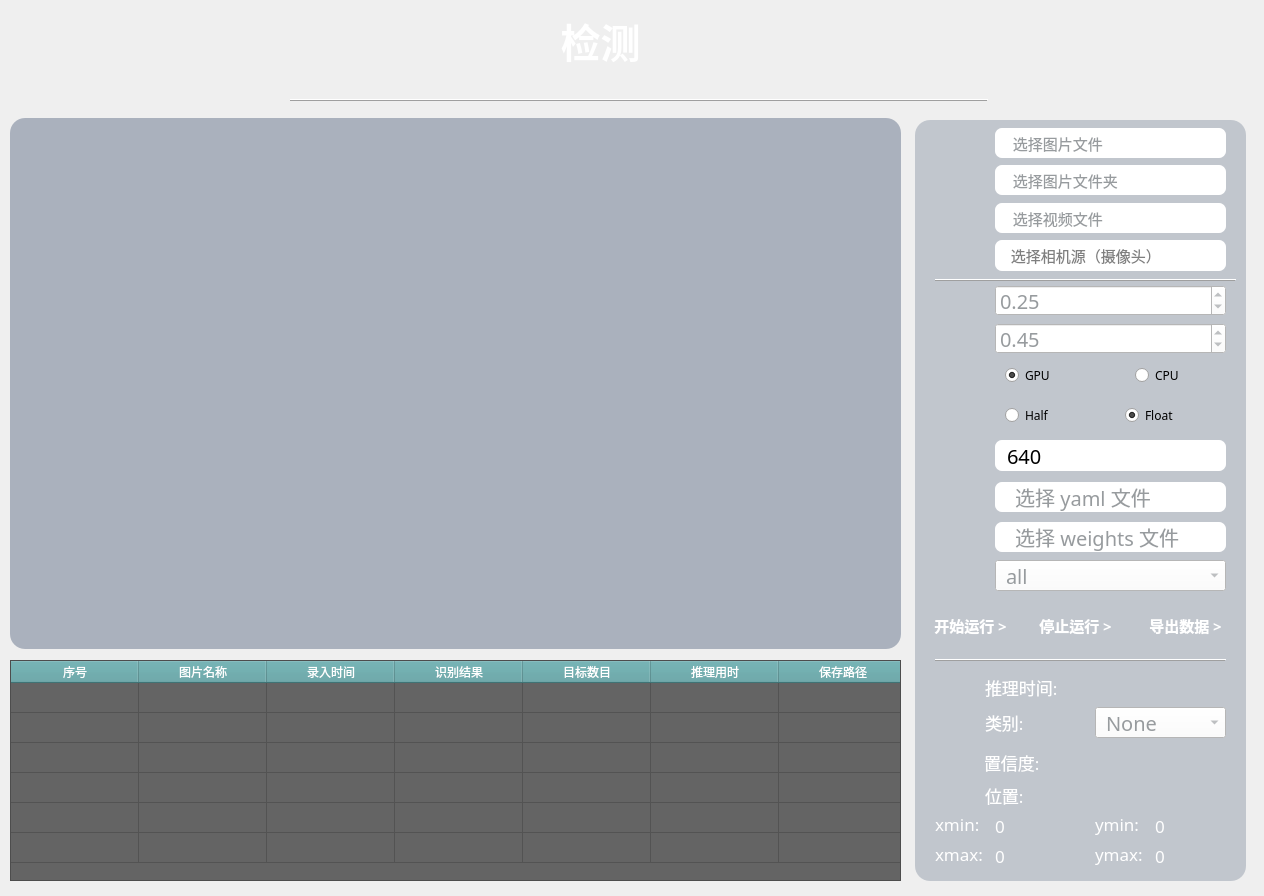
<?xml version="1.0" encoding="UTF-8"?>
<ui version="4.0">
 <class>MainWindow</class>
 <widget class="QMainWindow" name="MainWindow">
  <property name="windowModality">
   <enum>Qt::NonModal</enum>
  </property>
  <property name="enabled">
   <bool>true</bool>
  </property>
  <property name="geometry">
   <rect>
    <x>0</x>
    <y>0</y>
    <width>1264</width>
    <height>896</height>
   </rect>
  </property>
  <property name="maximumSize">
   <size>
    <width>1264</width>
    <height>896</height>
   </size>
  </property>
  <property name="font">
   <font>
    <family>Maple Mono CN</family>
   </font>
  </property>
  <property name="contextMenuPolicy">
   <enum>Qt::DefaultContextMenu</enum>
  </property>
  <property name="windowTitle">
   <string>YOLO飞机检测</string>
  </property>
  <property name="windowIcon">
   <iconset>
    <normaloff>:/backgroung/app.png</normaloff>:/backgroung/app.png</iconset>
  </property>
  <property name="autoFillBackground">
   <bool>false</bool>
  </property>
  <property name="styleSheet">
   <string notr="true"/>
  </property>
  <property name="locale">
   <locale language="Chinese" country="China"/>
  </property>
  <property name="setWindowFlags" stdset="0">
   <string>QtCore.Qt.FramelessWindowHint</string>
  </property>
  <property name="setAttribute" stdset="0">
   <string>QtCore.Qt.WA_TranslucentBackground</string>
  </property>
  <widget class="QWidget" name="centralwidget">
   <property name="font">
    <font>
     <family>Maple Mono CN</family>
    </font>
   </property>
   <widget class="QLabel" name="label_2">
    <property name="geometry">
     <rect>
      <x>120</x>
      <y>10</y>
      <width>961</width>
      <height>61</height>
     </rect>
    </property>
    <property name="minimumSize">
     <size>
      <width>0</width>
      <height>0</height>
     </size>
    </property>
    <property name="maximumSize">
     <size>
      <width>10000</width>
      <height>10000</height>
     </size>
    </property>
    <property name="font">
     <font>
      <family>Maple Mono CN</family>
      <pointsize>30</pointsize>
      <weight>75</weight>
      <italic>false</italic>
      <bold>true</bold>
     </font>
    </property>
    <property name="styleSheet">
     <string notr="true">color: rgb(255, 255, 255);</string>
    </property>
    <property name="text">
     <string>检测</string>
    </property>
    <property name="alignment">
     <set>Qt::AlignCenter</set>
    </property>
   </widget>
   <widget class="QFrame" name="frame">
    <property name="geometry">
     <rect>
      <x>290</x>
      <y>90</y>
      <width>698</width>
      <height>20</height>
     </rect>
    </property>
    <property name="font">
     <font>
      <family>Maple Mono Cn</family>
      <pointsize>9</pointsize>
     </font>
    </property>
    <property name="acceptDrops">
     <bool>true</bool>
    </property>
    <property name="toolTipDuration">
     <number>-2</number>
    </property>
    <property name="frameShape">
     <enum>QFrame::HLine</enum>
    </property>
    <property name="frameShadow">
     <enum>QFrame::Raised</enum>
    </property>
    <property name="lineWidth">
     <number>1</number>
    </property>
   </widget>
   <widget class="QLabel" name="label_img">
    <property name="geometry">
     <rect>
      <x>10</x>
      <y>118</y>
      <width>891</width>
      <height>531</height>
     </rect>
    </property>
    <property name="styleSheet">
     <string notr="true">background-color: rgba(122, 135, 154, 150);
border-radius: 15px;
</string>
    </property>
    <property name="text">
     <string/>
    </property>
    <property name="pixmap">
     <pixmap>C:/Users/lichuan/.designer/backup/icon/zhutu2.png</pixmap>
    </property>
    <property name="alignment">
     <set>Qt::AlignCenter</set>
    </property>
    <property name="wordWrap">
     <bool>false</bool>
    </property>
    <property name="margin">
     <number>0</number>
    </property>
    <property name="indent">
     <number>-1</number>
    </property>
    <property name="openExternalLinks">
     <bool>false</bool>
    </property>
   </widget>
   <widget class="QLabel" name="label_17">
    <property name="geometry">
     <rect>
      <x>945</x>
      <y>780</y>
      <width>30</width>
      <height>30</height>
     </rect>
    </property>
    <property name="styleSheet">
     <string notr="true"/>
    </property>
    <property name="text">
     <string/>
    </property>
    <property name="pixmap">
     <pixmap>C:/Users/lichuan/.designer/backup/icon/weizhi.png</pixmap>
    </property>
    <property name="alignment">
     <set>Qt::AlignCenter</set>
    </property>
   </widget>
   <widget class="QLabel" name="label_9">
    <property name="geometry">
     <rect>
      <x>985</x>
      <y>780</y>
      <width>71</width>
      <height>31</height>
     </rect>
    </property>
    <property name="font">
     <font>
      <family>Maple Mono Cn</family>
      <pointsize>13</pointsize>
     </font>
    </property>
    <property name="styleSheet">
     <string notr="true">color: rgb(255, 255, 255);</string>
    </property>
    <property name="text">
     <string>位置:</string>
    </property>
   </widget>
   <widget class="QLabel" name="label_xmin">
    <property name="geometry">
     <rect>
      <x>935</x>
      <y>810</y>
      <width>61</width>
      <height>27</height>
     </rect>
    </property>
    <property name="font">
     <font>
      <family>Maple Mono Cn</family>
      <pointsize>13</pointsize>
     </font>
    </property>
    <property name="styleSheet">
     <string notr="true">color: rgb(255, 255, 255);</string>
    </property>
    <property name="text">
     <string>xmin: </string>
    </property>
   </widget>
   <widget class="QLabel" name="label_19">
    <property name="geometry">
     <rect>
      <x>1095</x>
      <y>810</y>
      <width>61</width>
      <height>27</height>
     </rect>
    </property>
    <property name="font">
     <font>
      <family>Maple Mono Cn</family>
      <pointsize>13</pointsize>
     </font>
    </property>
    <property name="styleSheet">
     <string notr="true">color: rgb(255, 255, 255);</string>
    </property>
    <property name="text">
     <string>ymin:</string>
    </property>
   </widget>
   <widget class="QLabel" name="label_20">
    <property name="geometry">
     <rect>
      <x>935</x>
      <y>840</y>
      <width>61</width>
      <height>27</height>
     </rect>
    </property>
    <property name="font">
     <font>
      <family>Maple Mono Cn</family>
      <pointsize>13</pointsize>
     </font>
    </property>
    <property name="styleSheet">
     <string notr="true">color: rgb(255, 255, 255);</string>
    </property>
    <property name="text">
     <string>xmax:</string>
    </property>
   </widget>
   <widget class="QLabel" name="label_21">
    <property name="geometry">
     <rect>
      <x>1095</x>
      <y>840</y>
      <width>61</width>
      <height>27</height>
     </rect>
    </property>
    <property name="font">
     <font>
      <family>Maple Mono Cn</family>
      <pointsize>13</pointsize>
     </font>
    </property>
    <property name="styleSheet">
     <string notr="true">color: rgb(255, 255, 255);</string>
    </property>
    <property name="text">
     <string>ymax:</string>
    </property>
   </widget>
   <widget class="QLabel" name="label_23">
    <property name="geometry">
     <rect>
      <x>1155</x>
      <y>227</y>
      <width>50</width>
      <height>27</height>
     </rect>
    </property>
    <property name="text">
     <string/>
    </property>
    <property name="pixmap">
     <pixmap>C:/Users/lichuan/.designer/backup/icon2/mubiaojiance.png</pixmap>
    </property>
    <property name="alignment">
     <set>Qt::AlignCenter</set>
    </property>
   </widget>
   <widget class="QLabel" name="label_24">
    <property name="geometry">
     <rect>
      <x>1165</x>
      <y>270</y>
      <width>30</width>
      <height>30</height>
     </rect>
    </property>
    <property name="text">
     <string/>
    </property>
    <property name="pixmap">
     <pixmap>C:/Users/lichuan/.designer/backup/icon2/mubiaogenzong.png</pixmap>
    </property>
    <property name="alignment">
     <set>Qt::AlignCenter</set>
    </property>
   </widget>
   <widget class="QFrame" name="frame_3">
    <property name="geometry">
     <rect>
      <x>935</x>
      <y>270</y>
      <width>301</width>
      <height>20</height>
     </rect>
    </property>
    <property name="font">
     <font>
      <family>Maple Mono Cn</family>
      <pointsize>9</pointsize>
     </font>
    </property>
    <property name="frameShape">
     <enum>QFrame::HLine</enum>
    </property>
    <property name="frameShadow">
     <enum>QFrame::Raised</enum>
    </property>
    <property name="lineWidth">
     <number>1</number>
    </property>
   </widget>
   <widget class="QFrame" name="frame_6">
    <property name="geometry">
     <rect>
      <x>935</x>
      <y>650</y>
      <width>291</width>
      <height>20</height>
     </rect>
    </property>
    <property name="font">
     <font>
      <family>Maple Mono Cn</family>
      <pointsize>2</pointsize>
     </font>
    </property>
    <property name="frameShape">
     <enum>QFrame::HLine</enum>
    </property>
    <property name="frameShadow">
     <enum>QFrame::Raised</enum>
    </property>
    <property name="lineWidth">
     <number>1</number>
    </property>
    <property name="midLineWidth">
     <number>0</number>
    </property>
   </widget>
   <widget class="QLabel" name="label_25">
    <property name="geometry">
     <rect>
      <x>945</x>
      <y>565</y>
      <width>31</width>
      <height>31</height>
     </rect>
    </property>
    <property name="styleSheet">
     <string notr="true"/>
    </property>
    <property name="text">
     <string/>
    </property>
    <property name="pixmap">
     <pixmap>C:/Users/lichuan/.designer/backup/icon/suoyoumubiao.png</pixmap>
    </property>
    <property name="alignment">
     <set>Qt::AlignCenter</set>
    </property>
   </widget>
   <widget class="QComboBox" name="comboBox">
    <property name="geometry">
     <rect>
      <x>995</x>
      <y>560</y>
      <width>231</width>
      <height>31</height>
     </rect>
    </property>
    <property name="styleSheet">
     <string notr="true">background-color: rgb(255, 255, 255);
color: rgb(151, 155, 158);
font-size: 20px;
padding-left: 10px;
</string>
    </property>
    <item>
     <property name="text">
      <string>all</string>
     </property>
    </item>
   </widget>
   <widget class="QPushButton" name="pushButton_start">
    <property name="geometry">
     <rect>
      <x>920</x>
      <y>610</y>
      <width>101</width>
      <height>31</height>
     </rect>
    </property>
    <property name="font">
     <font>
      <family>Maple Mono Cn</family>
      <pointsize>11</pointsize>
      <weight>75</weight>
      <bold>true</bold>
     </font>
    </property>
    <property name="styleSheet">
     <string notr="true">QPushButton {
    background-color: transparent;
    border-radius: 10px; /* 设置圆角半径为10像素 */
	color: rgb(255, 255, 255);
}

QPushButton:hover {
    background-color: rgb(88,161,164);
}



</string>
    </property>
    <property name="text">
     <string>开始运行 &gt;</string>
    </property>
   </widget>
   <widget class="QLabel" name="label_xmin_v">
    <property name="geometry">
     <rect>
      <x>995</x>
      <y>812</y>
      <width>91</width>
      <height>27</height>
     </rect>
    </property>
    <property name="font">
     <font>
      <family>Maple Mono Cn</family>
      <pointsize>13</pointsize>
     </font>
    </property>
    <property name="styleSheet">
     <string notr="true">color: rgb(255, 255, 255);</string>
    </property>
    <property name="text">
     <string>0</string>
    </property>
   </widget>
   <widget class="QLabel" name="label_xmax_v">
    <property name="geometry">
     <rect>
      <x>995</x>
      <y>842</y>
      <width>91</width>
      <height>27</height>
     </rect>
    </property>
    <property name="font">
     <font>
      <family>Maple Mono Cn</family>
      <pointsize>13</pointsize>
     </font>
    </property>
    <property name="styleSheet">
     <string notr="true">color: rgb(255, 255, 255);</string>
    </property>
    <property name="text">
     <string>0</string>
    </property>
   </widget>
   <widget class="QLabel" name="label_ymin_v">
    <property name="geometry">
     <rect>
      <x>1155</x>
      <y>812</y>
      <width>71</width>
      <height>27</height>
     </rect>
    </property>
    <property name="font">
     <font>
      <family>Maple Mono Cn</family>
      <pointsize>13</pointsize>
     </font>
    </property>
    <property name="styleSheet">
     <string notr="true">color: rgb(255, 255, 255);</string>
    </property>
    <property name="text">
     <string>0</string>
    </property>
   </widget>
   <widget class="QLabel" name="label_ymax_v">
    <property name="geometry">
     <rect>
      <x>1155</x>
      <y>842</y>
      <width>71</width>
      <height>27</height>
     </rect>
    </property>
    <property name="font">
     <font>
      <family>Maple Mono Cn</family>
      <pointsize>13</pointsize>
     </font>
    </property>
    <property name="styleSheet">
     <string notr="true">color: rgb(255, 255, 255);</string>
    </property>
    <property name="text">
     <string>0</string>
    </property>
   </widget>
   <widget class="QLabel" name="label_score">
    <property name="geometry">
     <rect>
      <x>1095</x>
      <y>747</y>
      <width>131</width>
      <height>31</height>
     </rect>
    </property>
    <property name="font">
     <font>
      <family>Maple Mono Cn</family>
      <pointsize>13</pointsize>
     </font>
    </property>
    <property name="styleSheet">
     <string notr="true">background-color: rgb(255, 255, 255);

border-radius: 7px;
padding-left: 10px;
color: rgb(151, 155, 158);

QLabel {
    padding-left: 10px; /* 设置左边距为10像素 */
}</string>
    </property>
    <property name="locale">
     <locale language="English" country="UnitedStates"/>
    </property>
    <property name="text">
     <string/>
    </property>
   </widget>
   <widget class="QLabel" name="label_img_path">
    <property name="geometry">
     <rect>
      <x>995</x>
      <y>128</y>
      <width>231</width>
      <height>30</height>
     </rect>
    </property>
    <property name="font">
     <font>
      <family>Maple Mono Cn</family>
      <pointsize>11</pointsize>
      <weight>50</weight>
      <bold>false</bold>
     </font>
    </property>
    <property name="toolTipDuration">
     <number>-1</number>
    </property>
    <property name="styleSheet">
     <string notr="true">background-color: rgb(255, 255, 255);
border-radius: 7px;
color: rgb(151, 155, 158);
padding-left: 10px; 
</string>
    </property>
    <property name="text">
     <string> 选择图片文件</string>
    </property>
    <property name="textFormat">
     <enum>Qt::AutoText</enum>
    </property>
   </widget>
   <widget class="QPushButton" name="pushButton_img">
    <property name="geometry">
     <rect>
      <x>935</x>
      <y>125</y>
      <width>41</width>
      <height>41</height>
     </rect>
    </property>
    <property name="styleSheet">
     <string notr="true">QPushButton {
    background-color: transparent;
    border-radius: 10px; /* 设置圆角半径为10像素 */
}

QPushButton:hover {
    background-color: rgb(98, 105, 111);
}

</string>
    </property>
    <property name="text">
     <string/>
    </property>
    <property name="icon">
     <iconset theme="dir.png">
      <normaloff>C:/Users/lichuan/.designer/backup</normaloff>C:/Users/lichuan/.designer/backup</iconset>
    </property>
    <property name="iconSize">
     <size>
      <width>40</width>
      <height>27</height>
     </size>
    </property>
   </widget>
   <widget class="QPushButton" name="pushButton_dir">
    <property name="geometry">
     <rect>
      <x>935</x>
      <y>165</y>
      <width>41</width>
      <height>41</height>
     </rect>
    </property>
    <property name="styleSheet">
     <string notr="true">QPushButton {
    background-color: transparent;
    border-radius: 10px; /* 设置圆角半径为10像素 */
}

QPushButton:hover {
    background-color: rgb(98, 105, 111);
}</string>
    </property>
    <property name="text">
     <string/>
    </property>
    <property name="icon">
     <iconset>
      <normaloff>C:/Users/lichuan/.designer/backup/icon/dir.png</normaloff>C:/Users/lichuan/.designer/backup/icon/dir.png</iconset>
    </property>
    <property name="iconSize">
     <size>
      <width>40</width>
      <height>27</height>
     </size>
    </property>
   </widget>
   <widget class="QLabel" name="label_dir_path">
    <property name="geometry">
     <rect>
      <x>995</x>
      <y>165</y>
      <width>231</width>
      <height>30</height>
     </rect>
    </property>
    <property name="font">
     <font>
      <family>Maple Mono Cn</family>
      <pointsize>11</pointsize>
      <weight>50</weight>
      <bold>false</bold>
     </font>
    </property>
    <property name="toolTipDuration">
     <number>-1</number>
    </property>
    <property name="styleSheet">
     <string notr="true">background-color: rgb(255, 255, 255);
border-radius: 7px;
color: rgb(151, 155, 158);
padding-left: 10px; 
</string>
    </property>
    <property name="text">
     <string> 选择图片文件夹</string>
    </property>
    <property name="textFormat">
     <enum>Qt::AutoText</enum>
    </property>
   </widget>
   <widget class="QPushButton" name="pushButton_video">
    <property name="geometry">
     <rect>
      <x>935</x>
      <y>200</y>
      <width>41</width>
      <height>41</height>
     </rect>
    </property>
    <property name="styleSheet">
     <string notr="true">QPushButton {
    background-color: transparent;
    border-radius: 10px; /* 设置圆角半径为10像素 */
}

QPushButton:hover {
    background-color: rgb(98, 105, 111);
}</string>
    </property>
    <property name="text">
     <string/>
    </property>
    <property name="icon">
     <iconset>
      <normaloff>C:/Users/lichuan/.designer/backup/icon/shipinwenjian.png</normaloff>C:/Users/lichuan/.designer/backup/icon/shipinwenjian.png</iconset>
    </property>
    <property name="iconSize">
     <size>
      <width>40</width>
      <height>27</height>
     </size>
    </property>
   </widget>
   <widget class="QLabel" name="label_video_path">
    <property name="geometry">
     <rect>
      <x>995</x>
      <y>203</y>
      <width>231</width>
      <height>30</height>
     </rect>
    </property>
    <property name="font">
     <font>
      <family>Maple Mono Cn</family>
      <pointsize>11</pointsize>
      <weight>50</weight>
      <bold>false</bold>
     </font>
    </property>
    <property name="toolTipDuration">
     <number>-1</number>
    </property>
    <property name="styleSheet">
     <string notr="true">background-color: rgb(255, 255, 255);
border-radius: 7px;
color: rgb(151, 155, 158);
padding-left: 10px; 
</string>
    </property>
    <property name="text">
     <string> 选择视频文件</string>
    </property>
    <property name="textFormat">
     <enum>Qt::AutoText</enum>
    </property>
   </widget>
   <widget class="QPushButton" name="pushButton_export">
    <property name="geometry">
     <rect>
      <x>1135</x>
      <y>610</y>
      <width>101</width>
      <height>31</height>
     </rect>
    </property>
    <property name="font">
     <font>
      <family>Maple Mono Cn</family>
      <pointsize>11</pointsize>
      <weight>75</weight>
      <bold>true</bold>
     </font>
    </property>
    <property name="styleSheet">
     <string notr="true">QPushButton {
    background-color: transparent;
    border-radius: 10px; /* 设置圆角半径为10像素 */
	color: rgb(255, 255, 255);
}

QPushButton:hover {
    background-color: rgb(88,161,164);
}



</string>
    </property>
    <property name="text">
     <string>导出数据 &gt;</string>
    </property>
   </widget>
   <widget class="QLabel" name="label_15">
    <property name="geometry">
     <rect>
      <x>945</x>
      <y>707</y>
      <width>30</width>
      <height>30</height>
     </rect>
    </property>
    <property name="styleSheet">
     <string notr="true"/>
    </property>
    <property name="text">
     <string/>
    </property>
    <property name="pixmap">
     <pixmap>C:/Users/lichuan/.designer/backup/icon/leibie.png</pixmap>
    </property>
    <property name="alignment">
     <set>Qt::AlignCenter</set>
    </property>
   </widget>
   <widget class="QLabel" name="label_7">
    <property name="geometry">
     <rect>
      <x>985</x>
      <y>707</y>
      <width>81</width>
      <height>31</height>
     </rect>
    </property>
    <property name="font">
     <font>
      <family>Maple Mono Cn</family>
      <pointsize>13</pointsize>
     </font>
    </property>
    <property name="styleSheet">
     <string notr="true">color: rgb(255, 255, 255);</string>
    </property>
    <property name="locale">
     <locale language="English" country="UnitedStates"/>
    </property>
    <property name="text">
     <string>类别:</string>
    </property>
   </widget>
   <widget class="QLabel" name="label_6">
    <property name="geometry">
     <rect>
      <x>984</x>
      <y>742</y>
      <width>91</width>
      <height>41</height>
     </rect>
    </property>
    <property name="font">
     <font>
      <family>Maple Mono Cn</family>
      <pointsize>13</pointsize>
     </font>
    </property>
    <property name="styleSheet">
     <string notr="true">color: rgb(255, 255, 255);</string>
    </property>
    <property name="locale">
     <locale language="English" country="UnitedStates"/>
    </property>
    <property name="text">
     <string>置信度:</string>
    </property>
   </widget>
   <widget class="QLabel" name="label_14">
    <property name="geometry">
     <rect>
      <x>945</x>
      <y>740</y>
      <width>29</width>
      <height>34</height>
     </rect>
    </property>
    <property name="styleSheet">
     <string notr="true"/>
    </property>
    <property name="text">
     <string/>
    </property>
    <property name="pixmap">
     <pixmap>C:/Users/lichuan/.designer/backup/icon/zhixindu.png</pixmap>
    </property>
    <property name="alignment">
     <set>Qt::AlignCenter</set>
    </property>
   </widget>
   <widget class="QLabel" name="label_control">
    <property name="geometry">
     <rect>
      <x>915</x>
      <y>120</y>
      <width>331</width>
      <height>761</height>
     </rect>
    </property>
    <property name="styleSheet">
     <string notr="true">background-color: rgba(122, 135, 154, 100);
border-radius: 15px;
</string>
    </property>
    <property name="text">
     <string/>
    </property>
   </widget>
   <widget class="QLineEdit" name="lineEdit">
    <property name="enabled">
     <bool>true</bool>
    </property>
    <property name="geometry">
     <rect>
      <x>995</x>
      <y>440</y>
      <width>231</width>
      <height>31</height>
     </rect>
    </property>
    <property name="styleSheet">
     <string notr="true">background-color: rgb(255, 255, 255);
border-radius: 7px;
font-size: 20px;
padding-left: 10px;
</string>
    </property>
    <property name="text">
     <string>640</string>
    </property>
    <property name="placeholderText">
     <string>imgs</string>
    </property>
    <property name="clearButtonEnabled">
     <bool>false</bool>
    </property>
   </widget>
   <widget class="QDoubleSpinBox" name="doubleSpinBox_2">
    <property name="geometry">
     <rect>
      <x>995</x>
      <y>323</y>
      <width>231</width>
      <height>31</height>
     </rect>
    </property>
    <property name="styleSheet">
     <string notr="true">QDoubleSpinBox {
    background-color: rgb(255, 255, 255);
    color: rgb(151, 155, 158);
    font-size: 20px; 
}</string>
    </property>
    <property name="minimum">
     <double>0.000000000000000</double>
    </property>
    <property name="maximum">
     <double>1.000000000000000</double>
    </property>
    <property name="singleStep">
     <double>0.010000000000000</double>
    </property>
    <property name="value">
     <double>0.450000000000000</double>
    </property>
   </widget>
   <widget class="QLabel" name="label_8">
    <property name="geometry">
     <rect>
      <x>943</x>
      <y>360</y>
      <width>31</width>
      <height>31</height>
     </rect>
    </property>
    <property name="text">
     <string/>
    </property>
   </widget>
   <widget class="QLabel" name="label_4">
    <property name="geometry">
     <rect>
      <x>943</x>
      <y>285</y>
      <width>31</width>
      <height>31</height>
     </rect>
    </property>
    <property name="text">
     <string/>
    </property>
   </widget>
   <widget class="QLabel" name="label_16">
    <property name="geometry">
     <rect>
      <x>943</x>
      <y>400</y>
      <width>31</width>
      <height>31</height>
     </rect>
    </property>
    <property name="text">
     <string/>
    </property>
   </widget>
   <widget class="QWidget" name="widget_3" native="true">
    <property name="geometry">
     <rect>
      <x>995</x>
      <y>400</y>
      <width>231</width>
      <height>31</height>
     </rect>
    </property>
    <property name="accessibleName">
     <string/>
    </property>
    <property name="styleSheet">
     <string notr="true">background-color: rgb(255, 255, 255);

border-radius: 7px;

color: rgb(151, 155, 158);

QLabel {
    padding-left: 10px; /* 设置左边距为10像素 */
}</string>
    </property>
    <widget class="QRadioButton" name="radioButton_6">
     <property name="geometry">
      <rect>
       <x>130</x>
       <y>5</y>
       <width>91</width>
       <height>20</height>
      </rect>
     </property>
     <property name="styleSheet">
      <string notr="true">font-size: 20px;
background-color: rgb(98, 105, 111);
border-radius: 7px;
color: rgb(255, 255, 255);
QLabel {
    padding-left: 10px; /* 设置左边距为10像素 */
}</string>
     </property>
     <property name="text">
      <string>Float</string>
     </property>
     <property name="checkable">
      <bool>true</bool>
     </property>
     <property name="checked">
      <bool>true</bool>
     </property>
    </widget>
    <widget class="QRadioButton" name="radioButton_5">
     <property name="geometry">
      <rect>
       <x>10</x>
       <y>5</y>
       <width>91</width>
       <height>20</height>
      </rect>
     </property>
     <property name="styleSheet">
      <string notr="true">font-size: 20px;
background-color: rgb(98, 105, 111);
border-radius: 7px;
color: rgb(255, 255, 255);
QLabel {
    padding-left: 10px; /* 设置左边距为10像素 */
}</string>
     </property>
     <property name="text">
      <string>Half</string>
     </property>
    </widget>
   </widget>
   <widget class="QWidget" name="widget" native="true">
    <property name="geometry">
     <rect>
      <x>995</x>
      <y>360</y>
      <width>231</width>
      <height>31</height>
     </rect>
    </property>
    <property name="styleSheet">
     <string notr="true">background-color: rgb(255, 255, 255);

border-radius: 7px;

color: rgb(151, 155, 158);

QLabel {
    padding-left: 10px; /* 设置左边距为10像素 */
}</string>
    </property>
    <widget class="QRadioButton" name="radioButton">
     <property name="enabled">
      <bool>true</bool>
     </property>
     <property name="geometry">
      <rect>
       <x>10</x>
       <y>5</y>
       <width>101</width>
       <height>20</height>
      </rect>
     </property>
     <property name="styleSheet">
      <string notr="true">font-size: 20px;
background-color: rgb(98, 105, 111);
border-radius: 7px;
color: rgb(255, 255, 255);
QLabel {
    padding-left: 10px; /* 设置左边距为10像素 */
}</string>
     </property>
     <property name="text">
      <string>GPU</string>
     </property>
     <property name="checked">
      <bool>true</bool>
     </property>
    </widget>
    <widget class="QRadioButton" name="radioButton_2">
     <property name="geometry">
      <rect>
       <x>140</x>
       <y>5</y>
       <width>81</width>
       <height>20</height>
      </rect>
     </property>
     <property name="styleSheet">
      <string notr="true">font-size: 20px;
background-color: rgb(98, 105, 111);
border-radius: 7px;
color: rgb(255, 255, 255);
QLabel {
    padding-left: 10px; /* 设置左边距为10像素 */
}</string>
     </property>
     <property name="text">
      <string>CPU</string>
     </property>
    </widget>
   </widget>
   <widget class="QLabel" name="label_5">
    <property name="geometry">
     <rect>
      <x>943</x>
      <y>320</y>
      <width>31</width>
      <height>31</height>
     </rect>
    </property>
    <property name="text">
     <string/>
    </property>
   </widget>
   <widget class="QLabel" name="label_22">
    <property name="geometry">
     <rect>
      <x>943</x>
      <y>440</y>
      <width>31</width>
      <height>31</height>
     </rect>
    </property>
    <property name="text">
     <string/>
    </property>
   </widget>
   <widget class="QDoubleSpinBox" name="doubleSpinBox">
    <property name="geometry">
     <rect>
      <x>995</x>
      <y>285</y>
      <width>231</width>
      <height>31</height>
     </rect>
    </property>
    <property name="styleSheet">
     <string notr="true">QDoubleSpinBox {
    background-color: rgb(255, 255, 255);
    color: rgb(151, 155, 158);
    font-size: 20px;
}

</string>
    </property>
    <property name="maximum">
     <double>1.000000000000000</double>
    </property>
    <property name="singleStep">
     <double>0.010000000000000</double>
    </property>
    <property name="value">
     <double>0.250000000000000</double>
    </property>
   </widget>
   <widget class="QLabel" name="label_11">
    <property name="geometry">
     <rect>
      <x>945</x>
      <y>667</y>
      <width>30</width>
      <height>30</height>
     </rect>
    </property>
    <property name="styleSheet">
     <string notr="true"/>
    </property>
    <property name="text">
     <string/>
    </property>
    <property name="pixmap">
     <pixmap>C:/Users/lichuan/.designer/backup/icon/suoyoumubiao.png</pixmap>
    </property>
    <property name="alignment">
     <set>Qt::AlignCenter</set>
    </property>
   </widget>
   <widget class="QLabel" name="label">
    <property name="geometry">
     <rect>
      <x>985</x>
      <y>667</y>
      <width>101</width>
      <height>41</height>
     </rect>
    </property>
    <property name="font">
     <font>
      <family>Maple Mono Cn</family>
      <pointsize>13</pointsize>
     </font>
    </property>
    <property name="styleSheet">
     <string notr="true">color: rgb(255, 255, 255);</string>
    </property>
    <property name="locale">
     <locale language="English" country="UnitedStates"/>
    </property>
    <property name="text">
     <string>推理时间:</string>
    </property>
   </widget>
   <widget class="QPushButton" name="pushButton_weights">
    <property name="geometry">
     <rect>
      <x>935</x>
      <y>515</y>
      <width>45</width>
      <height>45</height>
     </rect>
    </property>
    <property name="styleSheet">
     <string notr="true">QPushButton {
    background-color: transparent;
    border-radius: 10px; /* 设置圆角半径为10像素 */
}

QPushButton:hover {
    background-color: rgb(98, 105, 111);
}</string>
    </property>
    <property name="text">
     <string/>
    </property>
    <property name="icon">
     <iconset>
      <normaloff>C:/Users/lichuan/.designer/backup/icon/shipinwenjian.png</normaloff>C:/Users/lichuan/.designer/backup/icon/shipinwenjian.png</iconset>
    </property>
    <property name="iconSize">
     <size>
      <width>40</width>
      <height>27</height>
     </size>
    </property>
   </widget>
   <widget class="QPushButton" name="pushButton_data">
    <property name="geometry">
     <rect>
      <x>935</x>
      <y>472</y>
      <width>45</width>
      <height>45</height>
     </rect>
    </property>
    <property name="styleSheet">
     <string notr="true">QPushButton {
    background-color: transparent;
    border-radius: 10px; /* 设置圆角半径为10像素 */
}

QPushButton:hover {
    background-color: rgb(98, 105, 111);
}</string>
    </property>
    <property name="text">
     <string/>
    </property>
    <property name="icon">
     <iconset>
      <normaloff>C:/Users/lichuan/.designer/backup/icon/shipinwenjian.png</normaloff>C:/Users/lichuan/.designer/backup/icon/shipinwenjian.png</iconset>
    </property>
    <property name="iconSize">
     <size>
      <width>40</width>
      <height>27</height>
     </size>
    </property>
   </widget>
   <widget class="QLabel" name="label_13">
    <property name="geometry">
     <rect>
      <x>995</x>
      <y>482</y>
      <width>231</width>
      <height>30</height>
     </rect>
    </property>
    <property name="font">
     <font>
      <family>Maple Mono Cn</family>
      <pointsize>-1</pointsize>
      <weight>50</weight>
      <bold>false</bold>
     </font>
    </property>
    <property name="toolTipDuration">
     <number>-1</number>
    </property>
    <property name="styleSheet">
     <string notr="true">background-color: rgb(255, 255, 255);
border-radius: 7px;
color: rgb(151, 155, 158);
font-size: 20px;
padding-left: 10px; 
</string>
    </property>
    <property name="text">
     <string> 选择 yaml 文件</string>
    </property>
    <property name="textFormat">
     <enum>Qt::AutoText</enum>
    </property>
   </widget>
   <widget class="QLabel" name="label_12">
    <property name="geometry">
     <rect>
      <x>995</x>
      <y>522</y>
      <width>231</width>
      <height>30</height>
     </rect>
    </property>
    <property name="font">
     <font>
      <family>Maple Mono Cn</family>
      <pointsize>-1</pointsize>
      <weight>50</weight>
      <bold>false</bold>
     </font>
    </property>
    <property name="toolTipDuration">
     <number>-1</number>
    </property>
    <property name="styleSheet">
     <string notr="true">background-color: rgb(255, 255, 255);
border-radius: 7px;
color: rgb(151, 155, 158);
font-size: 20px;
padding-left: 10px; 
</string>
    </property>
    <property name="text">
     <string> 选择 weights 文件</string>
    </property>
    <property name="textFormat">
     <enum>Qt::AutoText</enum>
    </property>
   </widget>
   <widget class="QTableWidget" name="tableWidget_info">
    <property name="geometry">
     <rect>
      <x>10</x>
      <y>660</y>
      <width>891</width>
      <height>221</height>
     </rect>
    </property>
    <property name="font">
     <font>
      <family>Maple Mono Cn</family>
     </font>
    </property>
    <property name="styleSheet">
     <string notr="true">QHeaderView::section {
    background-color: rgb(88,161,164);
    color: white;
}

QTableWidget {
    background-color: rgb(100, 100, 100);
}


QTableView::item:hover{
	background-color:rgb(88,161,164);
}

QTableView::item:selected:!active{
	background-color:#f0f0f2;
}





</string>
    </property>
    <property name="locale">
     <locale language="English" country="UnitedStates"/>
    </property>
    <property name="lineWidth">
     <number>0</number>
    </property>
    <property name="verticalScrollBarPolicy">
     <enum>Qt::ScrollBarAlwaysOff</enum>
    </property>
    <property name="horizontalScrollBarPolicy">
     <enum>Qt::ScrollBarAlwaysOff</enum>
    </property>
    <property name="autoScroll">
     <bool>false</bool>
    </property>
    <property name="editTriggers">
     <set>QAbstractItemView::NoEditTriggers</set>
    </property>
    <property name="verticalScrollMode">
     <enum>QAbstractItemView::ScrollPerPixel</enum>
    </property>
    <property name="horizontalScrollMode">
     <enum>QAbstractItemView::ScrollPerPixel</enum>
    </property>
    <property name="showGrid">
     <bool>true</bool>
    </property>
    <property name="gridStyle">
     <enum>Qt::CustomDashLine</enum>
    </property>
    <property name="sortingEnabled">
     <bool>false</bool>
    </property>
    <property name="wordWrap">
     <bool>true</bool>
    </property>
    <property name="cornerButtonEnabled">
     <bool>true</bool>
    </property>
    <property name="rowCount">
     <number>6</number>
    </property>
    <property name="columnCount">
     <number>7</number>
    </property>
    <property name="sectionResizeMode" stdset="0">
     <string>QHeaderView::ResizeToContents</string>
    </property>
    <attribute name="horizontalHeaderVisible">
     <bool>true</bool>
    </attribute>
    <attribute name="horizontalHeaderCascadingSectionResizes">
     <bool>false</bool>
    </attribute>
    <attribute name="horizontalHeaderMinimumSectionSize">
     <number>30</number>
    </attribute>
    <attribute name="horizontalHeaderDefaultSectionSize">
     <number>128</number>
    </attribute>
    <attribute name="horizontalHeaderShowSortIndicator" stdset="0">
     <bool>false</bool>
    </attribute>
    <attribute name="verticalHeaderVisible">
     <bool>false</bool>
    </attribute>
    <attribute name="verticalHeaderCascadingSectionResizes">
     <bool>false</bool>
    </attribute>
    <row/>
    <row/>
    <row/>
    <row/>
    <row/>
    <row/>
    <column>
     <property name="text">
      <string>序号</string>
     </property>
    </column>
    <column>
     <property name="text">
      <string>图片名称</string>
     </property>
    </column>
    <column>
     <property name="text">
      <string>录入时间</string>
     </property>
    </column>
    <column>
     <property name="text">
      <string>识别结果</string>
     </property>
    </column>
    <column>
     <property name="text">
      <string>目标数目</string>
     </property>
    </column>
    <column>
     <property name="text">
      <string>推理用时</string>
     </property>
    </column>
    <column>
     <property name="text">
      <string>保存路径</string>
     </property>
    </column>
   </widget>
   <widget class="QComboBox" name="comboBox_2">
    <property name="geometry">
     <rect>
      <x>1095</x>
      <y>707</y>
      <width>131</width>
      <height>31</height>
     </rect>
    </property>
    <property name="whatsThis">
     <string>set</string>
    </property>
    <property name="styleSheet">
     <string notr="true">background-color: rgb(255, 255, 255);
color: rgb(151, 155, 158);
font-size: 20px;
padding-left: 10px;
</string>
    </property>
    <property name="placeholderText">
     <string/>
    </property>
    <property name="duplicatesEnabled">
     <bool>false</bool>
    </property>
    <item>
     <property name="text">
      <string>None</string>
     </property>
    </item>
   </widget>
   <widget class="QLabel" name="label_time">
    <property name="geometry">
     <rect>
      <x>1095</x>
      <y>667</y>
      <width>131</width>
      <height>31</height>
     </rect>
    </property>
    <property name="font">
     <font>
      <family>Maple Mono Cn</family>
      <pointsize>13</pointsize>
     </font>
    </property>
    <property name="styleSheet">
     <string notr="true">background-color: rgb(255, 255, 255);

border-radius: 7px;
padding-left: 10px;

color: rgb(151, 155, 158);

QLabel {
    padding-left: 10px; /* 设置左边距为10像素 */
}</string>
    </property>
    <property name="locale">
     <locale language="English" country="UnitedStates"/>
    </property>
    <property name="text">
     <string/>
    </property>
   </widget>
   <widget class="QLineEdit" name="label_cap_path">
    <property name="enabled">
     <bool>true</bool>
    </property>
    <property name="geometry">
     <rect>
      <x>995</x>
      <y>240</y>
      <width>231</width>
      <height>31</height>
     </rect>
    </property>
    <property name="styleSheet">
     <string notr="true">background-color: rgb(255, 255, 255);
border-radius: 7px;
font-size: 15px;
padding-left: 10px;
</string>
    </property>
    <property name="text">
     <string/>
    </property>
    <property name="cursorPosition">
     <number>0</number>
    </property>
    <property name="placeholderText">
     <string> 选择相机源（摄像头）</string>
    </property>
    <property name="clearButtonEnabled">
     <bool>false</bool>
    </property>
   </widget>
   <widget class="QPushButton" name="pushButton_cap">
    <property name="geometry">
     <rect>
      <x>935</x>
      <y>235</y>
      <width>41</width>
      <height>41</height>
     </rect>
    </property>
    <property name="styleSheet">
     <string notr="true">QPushButton {
    background-color: transparent;
    border-radius: 10px; /* 设置圆角半径为10像素 */
}

QPushButton:hover {
    background-color: rgb(98, 105, 111);
}</string>
    </property>
    <property name="text">
     <string/>
    </property>
    <property name="icon">
     <iconset>
      <normaloff>C:/Users/lichuan/.designer/backup/icon/shipinwenjian.png</normaloff>C:/Users/lichuan/.designer/backup/icon/shipinwenjian.png</iconset>
    </property>
    <property name="iconSize">
     <size>
      <width>40</width>
      <height>27</height>
     </size>
    </property>
   </widget>
   <widget class="QPushButton" name="pushButton_end">
    <property name="geometry">
     <rect>
      <x>1025</x>
      <y>610</y>
      <width>101</width>
      <height>31</height>
     </rect>
    </property>
    <property name="font">
     <font>
      <family>Maple Mono Cn</family>
      <pointsize>11</pointsize>
      <weight>75</weight>
      <bold>true</bold>
     </font>
    </property>
    <property name="styleSheet">
     <string notr="true">QPushButton {
    background-color: transparent;
    border-radius: 10px; /* 设置圆角半径为10像素 */
	color: rgb(255, 255, 255);
}

QPushButton:hover {
    background-color: rgb(88,161,164);
}



</string>
    </property>
    <property name="text">
     <string>停止运行 &gt;</string>
    </property>
   </widget>
   <zorder>label_control</zorder>
   <zorder>label_2</zorder>
   <zorder>frame</zorder>
   <zorder>label_img</zorder>
   <zorder>label_17</zorder>
   <zorder>label_9</zorder>
   <zorder>label_xmin</zorder>
   <zorder>label_19</zorder>
   <zorder>label_20</zorder>
   <zorder>label_21</zorder>
   <zorder>label_23</zorder>
   <zorder>label_24</zorder>
   <zorder>frame_3</zorder>
   <zorder>frame_6</zorder>
   <zorder>label_25</zorder>
   <zorder>comboBox</zorder>
   <zorder>pushButton_start</zorder>
   <zorder>label_xmin_v</zorder>
   <zorder>label_xmax_v</zorder>
   <zorder>label_ymin_v</zorder>
   <zorder>label_ymax_v</zorder>
   <zorder>label_score</zorder>
   <zorder>label_img_path</zorder>
   <zorder>pushButton_img</zorder>
   <zorder>pushButton_dir</zorder>
   <zorder>label_dir_path</zorder>
   <zorder>pushButton_video</zorder>
   <zorder>label_video_path</zorder>
   <zorder>pushButton_export</zorder>
   <zorder>label_15</zorder>
   <zorder>label_7</zorder>
   <zorder>label_6</zorder>
   <zorder>label_14</zorder>
   <zorder>lineEdit</zorder>
   <zorder>doubleSpinBox_2</zorder>
   <zorder>label_8</zorder>
   <zorder>label_4</zorder>
   <zorder>label_16</zorder>
   <zorder>widget_3</zorder>
   <zorder>widget</zorder>
   <zorder>label_5</zorder>
   <zorder>label_22</zorder>
   <zorder>doubleSpinBox</zorder>
   <zorder>label_11</zorder>
   <zorder>label</zorder>
   <zorder>pushButton_weights</zorder>
   <zorder>pushButton_data</zorder>
   <zorder>label_13</zorder>
   <zorder>label_12</zorder>
   <zorder>tableWidget_info</zorder>
   <zorder>comboBox_2</zorder>
   <zorder>label_time</zorder>
   <zorder>label_cap_path</zorder>
   <zorder>pushButton_cap</zorder>
   <zorder>pushButton_end</zorder>
  </widget>
 </widget>
 <resources/>
 <connections/>
</ui>
